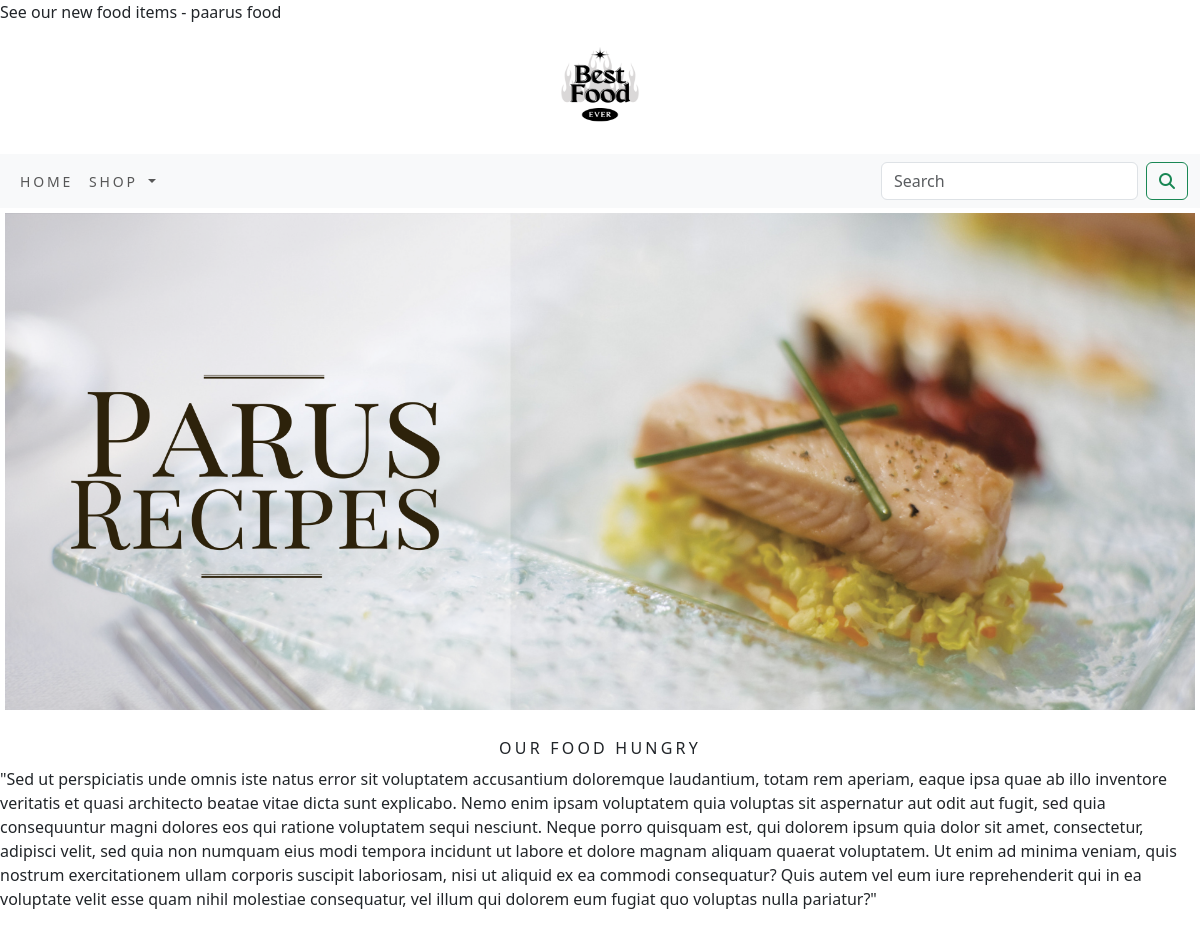
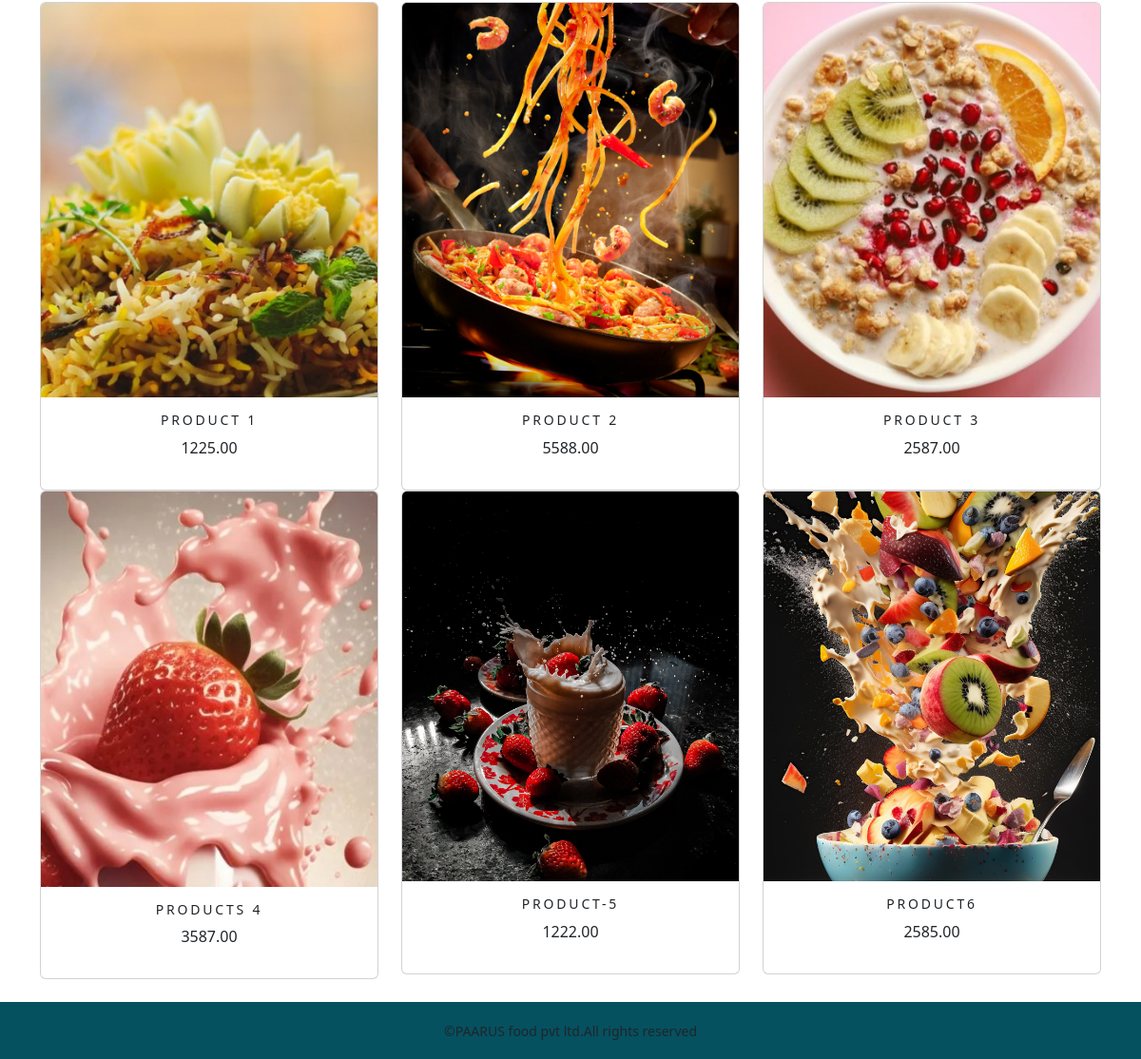
The page / on the database its author committed (2 pictures, top to bottom).
### shop/models.py (models this page shows, shortened)
class Product(models.Model):
    name = models.CharField(max_length=250,unique=True)
    slug=models.SlugField(max_length=250,unique=True)
    price = models.DecimalField(max_digits=10, decimal_places=2)
    description = models.TextField(blank=True)
    category=models.ForeignKey(Category,on_delete=models.CASCADE)
    image=models.ImageField(upload_to='product',blank=True)
    stock=models.IntegerField()
    available=models.BooleanField(default=True)
    created = models.DateTimeField(auto_now_add=True)
    updated = models.DateTimeField(auto_now=True)
    def get_url(self):
        return  reverse('shop:prodCatdetail',args=[self.category.slug,self.slug])
    class Meta:
        ordering = ('name',)
        verbose_name='product'
        verbose_name_plural='products'

### shop/views.py (the view)
# urls.py: path('',views.allProdCat,name='allProdCat'),
def allProdCat(request, c_slug=None):
    c_page = None
    products_list = None
    paginator = None
    if c_slug is not None:
        c_page = get_object_or_404(Category, slug=c_slug)
        products_list = Product.objects.filter(category=c_page, available=True)
        paginator = Paginator(products_list, 6)
    else:
        products_list = Product.objects.filter(available=True)
        paginator = Paginator(products_list, 6)
    try:
        page = int(request.GET.get('page', '1'))
    except ValueError:
        page = 1
    try:
        products = paginator.page(page)
    except (EmptyPage, InvalidPage):
        products = paginator.page(paginator.num_pages)
    return render(request, "category.html", {'category': c_page, 'products': products})

### cart/context_processors.py (called while the page is built)
def counter(request):
    item_count=0
    if 'admin' in request.path:
        return {}
    else:
        try:
            cart=Cart.objects.filter(cart_id=_cart_id(request))
            car_items=CartItem.objects.all().filter(cart=cart[:1])
            for cart_item in car_items:
                item_count += cart_item.quantity
        except Cart.DoesNotExist:
             item_count=0
    return  dict(item_count=item_count)

### cart/views.py (called while the page is built)
def _cart_id(request):
    cart = request.session.session_key
    if not cart:
        cart = request.session.create()
    return cart

### shop/context_processors.py (called while the page is built)
def menu_links(request):
    links=Category.objects.all()
    return dict(links=links)

### shop/models.py (called while the page is built)
    def get_url(self):
     return reverse('shop:products_by_category',args=[self.slug])

### templates/category.html (shortened to what this page needs)
{% extends 'base.html' %}
{% load static %}
{% block content %}
<div class="mx-auto">
    {% if category %}
    <img class="my_image" src="{{category.image.url}}" alt="{{category.name}}">
</div>
<br>
<div>
    <h1 class="text-center my_title">{{category.name}}</h1>
    <p class="text-justify">{{category.description}}</p>
</div>
{% else %}
<div>
    <img class="my_image my_image_padding" src="{% static 'img/banner.png' %}" alt="our foods" width="1350px;" height="450px;">
</div>
<br>
<div>
    <h1 class="text-center my_title">Our Food hungry</h1>
    <p class="text-justify">"Sed ut perspiciatis unde omnis iste natus error sit voluptatem accusantium doloremque laudantium, totam rem aperiam, eaque ipsa quae ab illo inventore veritatis et quasi architecto beatae vitae dicta sunt explicabo. Nemo enim ipsam voluptatem quia voluptas sit aspernatur aut odit aut fugit, sed quia consequuntur magni dolores eos qui ratione voluptatem sequi nesciunt. Neque porro quisquam est, qui dolorem ipsum quia dolor sit amet, consectetur, adipisci velit, sed quia non numquam eius modi tempora incidunt ut labore et dolore magnam aliquam quaerat voluptatem. Ut enim ad minima veniam, quis nostrum exercitationem ullam corporis suscipit laboriosam, nisi ut aliquid ex ea commodi consequatur? Quis autem vel eum iure reprehenderit qui in ea voluptate velit esse quam nihil molestiae consequatur, vel illum qui dolorem eum fugiat quo voluptas nulla pariatur?" </p>
</div>
{% endif %}
<div class="container">
    <div class="row mx_auto">
        {% for product in products.object_list %}
        <div class="my_bottom_margin col-9 col-sm-12 col-md-4 col-lg-4">
            <div class="card text-center" style="min-width: 18rem;">
                <a href="{{product.get_url}}"><img class="card-img-top my_image" src="{{product.image.url}}" alt="{{product.name}}"></a>
                <div class="card-body">
                    <h4>{{product.name}}</h4>
                    <p>{{product.price}}</p>
                </div>
            </div>
        </div>
        {% endfor %}
    </div>
    <br>
</div>
{% endblock %}

### templates/base.html (shortened to what this page needs)
{% load static %}
<!DOCTYPE html>
<html lang="en">
<head>
    <link rel="stylesheet" href="{% static 'css/custom.css' %}">
        <link href="{% static 'css/bootstrap.min.css' %}" rel="stylesheet">
</head>
<body>
<div>
{% include 'header.html' %}
{% include 'navbar.html' %}
{% block content %}
{% endblock %}
</div>
{% include 'footer.html' %}
</body>
</html>

### templates/header.html
{% load static %}
<header>
    <center>
     <a href="{% url 'shop:allProdCat' %}"> <img src="{% static 'img/logo.png' %}" alt="logimage" width="130px;" height="130px;">
    </center>
</header>

### templates/navbar.html (shortened to what this page needs)
<nav class="navbar navbar-expand-lg bg-body-tertiary">
  <div class="container-fluid">
    <div class="collapse navbar-collapse" id="navbarSupportedContent">
      <ul class="navbar-nav me-auto mb-2 mb-lg-0">
        <li class="nav-item">
          <a class="nav-link" href="#">Home</a>
        </li>
        <li class="nav-item dropdown {% if 'shop' in request.path %} active {% endif %}">
          <a class="nav-link dropdown-toggle" href="#" role="button" data-bs-toggle="dropdown" aria-expanded="false">
            Shop
          </a>
        </li>
      </ul>
      <form class="d-flex" action="{% url 'search_app:SearchResult' %}" method="get">
        <input class="form-control me-2" type="search" placeholder="Search" name="q" aria-label="Search">
        <button class="btn btn-outline-success" type="submit"><i class="fa-solid fa-magnifying-glass"></i></button>
      </form>
    </div>
  </div>
</nav>

### templates/footer.html
<div class="footer navbar-fixed-bottom my_footer">
 <p class="text-center">&copy;PAARUS food pvt ltd.All rights reserved</p>
  </div>

### static/css/custom.css (style rules this page uses)
body { font-family: 'Oswald', sans-serif; }
.nav-item { letter-spacing: .2em; font-size: 14px; text-transform: uppercase; }
.my_footer { background-color: #055160; height: 60px; }
.my_image { width: 100%; height: auto; }
.my_title { font-size: 16px; text-transform: uppercase; letter-spacing: .2em; }
.my_footer p { padding-top: 20px; font-size: 14px; }
.my_image_padding { padding: 5px; }
.card-body h4 { font-size: 14px; text-transform: uppercase; letter-spacing: .2em; }

### rows shown on the page
Product: image (picture), name "PRODUCT 1", price "1225.00"
Product: image (picture), name "PRODUCT 2", price "5588.00"
Product: image (picture), name "PRODUCT 3", price "2587.00"
Product: image (picture), name "PRODUCTS 4", price "3587.00"
Product: image (picture), name "PRODUCT-5", price "1222.00"
Product: image (picture), name "PRODUCT6", price "2585.00"
